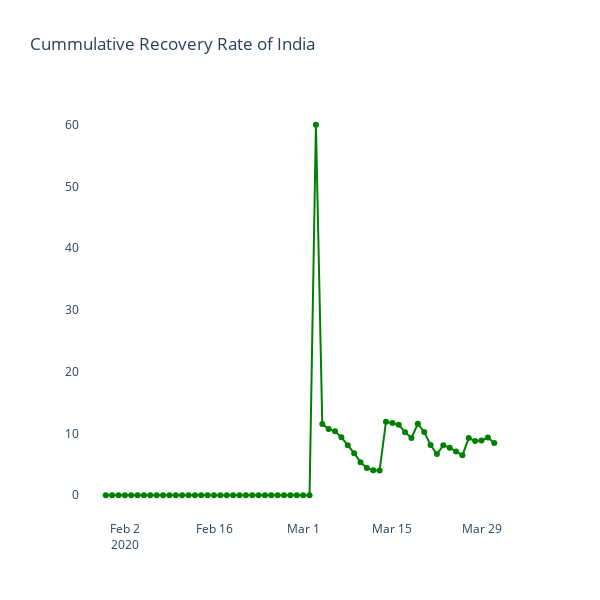

The notebook cell saved with this chart:
### Code cell
temp = date_wise_data.copy()
temp['Recovery Rate'] = temp['Cured']/temp['Confirmed']*100
fig = go.Figure()
fig.add_trace(go.Scatter(x=temp['Date'], y=temp['Recovery Rate'],
                    mode='lines+markers',marker_color='green'))
fig.update_layout(title_text = 'Cummulative Recovery Rate of India')
fig.update_layout(plot_bgcolor='rgb(275, 270, 273)',width=600, height=600)
fig.show()
